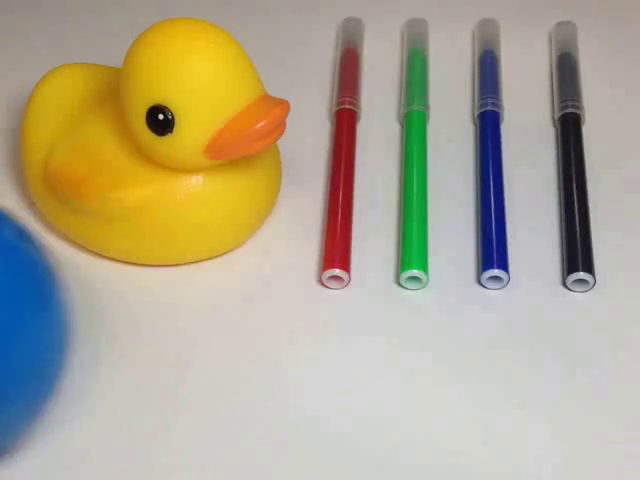
#> input picture frame 10 of data/sample1.mp4, 640 x 480 px
$ python 5_2.py
#> lines starting #> are read from the running program, lines starting #| are printed output that depends on the picture
import cv2
import numpy as np


def nothing(x):
    pass


file = 'data/sample1.mp4'
win_name = 'Floating'
bar_normalize = 'normalize'

cap = cv2.VideoCapture(file)
cv2.namedWindow(win_name)
cv2.createTrackbar(bar_normalize, win_name, 100, 200, nothing)

while True:
    ret, src = cap.read()
#> src is the input picture: shape (480, 640, 3); mean B, G, R 146.6, 170, 177.9
    if not ret:
        cap.set(cv2.CAP_PROP_POS_FRAMES, 0)
        continue

    factor = cv2.getTrackbarPos(bar_normalize, win_name)
    factor = factor / 100.0                        # スケーリング[0, 2]

    gray = cv2.cvtColor(src, cv2.COLOR_BGR2GRAY)   # グレースケール[0, 255]
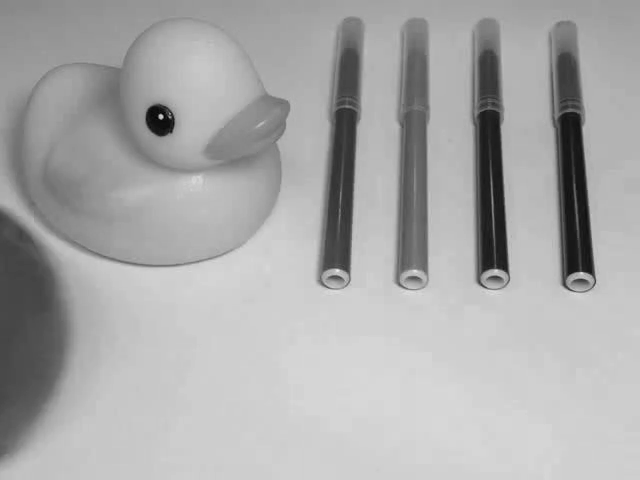
#> gray: shape (480, 640); min 3, max 237, mean 169.7
    gray = gray.astype(np.float32) / 255.0         # 浮動小数点数化[0, 1]
    norm = cv2.normalize(                          # 正規化[0, 2]
        gray, None, 0.0, factor, cv2.NORM_MINMAX)

    cv2.putText(norm, '{:1.3f}'.format(factor), (10, 30),
                cv2.FONT_HERSHEY_SIMPLEX,
                1, 0 if cv2.mean(norm)[0] > 0.5 else 1)
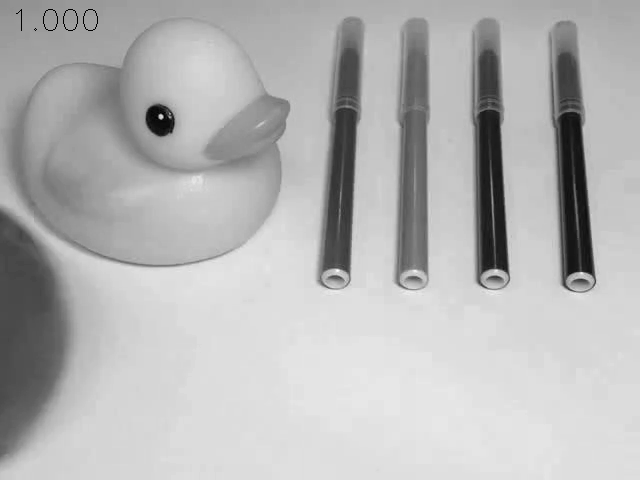
#> norm: shape (480, 640) float32; min 0, max 1, mean 0.712

    cv2.imshow(win_name, norm)
    if cv2.waitKey(30) == 27:
#> (key Esc is pressed here)
        break

cv2.destroyWindow(win_name)

$ run again, starting later in the video
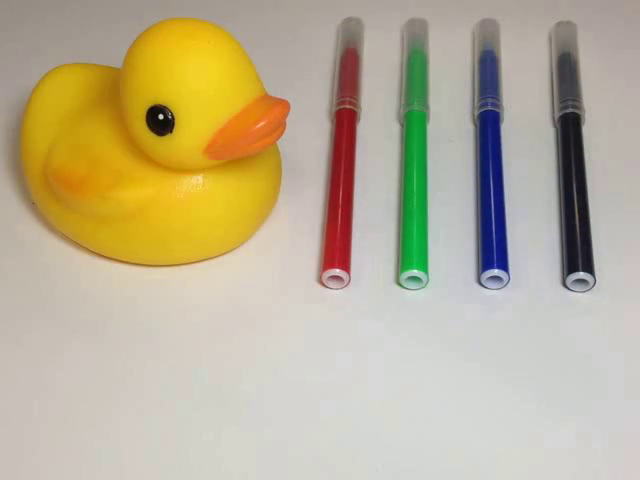
#> input picture frame 49 of data/sample1.mp4, 640 x 480 px
#> src is the input picture: shape (480, 640, 3); mean B, G, R 149.2, 176.9, 187.6
#> `gray = cv2.cvtColor(src, cv2.COLOR_BGR2GRAY)`:
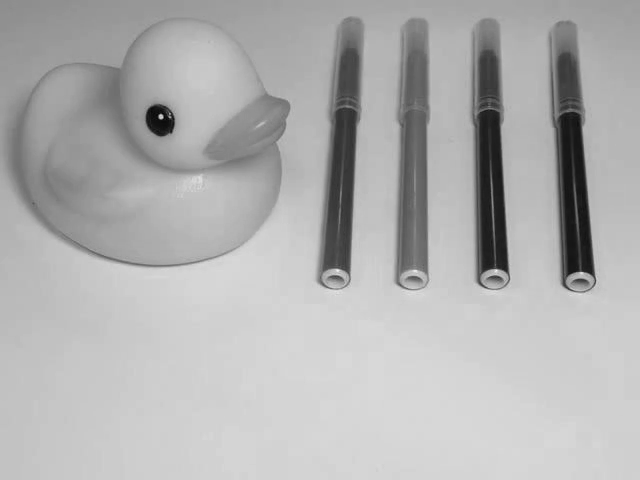
#> gray: shape (480, 640); min 5, max 247, mean 176.9
#> `cv2.putText(norm, '{:1.3f}'.format(factor), (10, 30), cv2.FONT_HERSHEY..`:
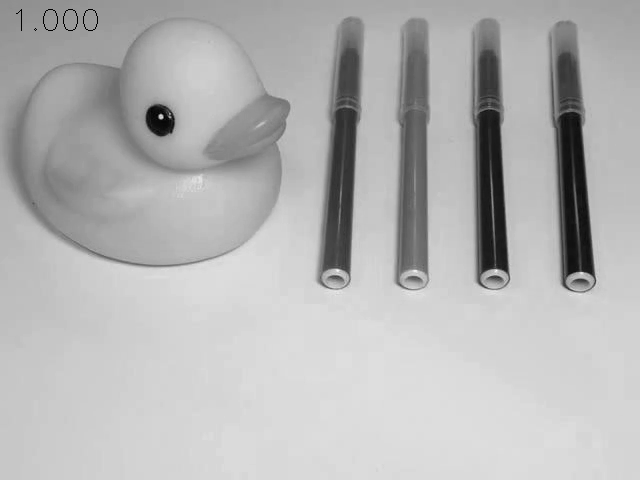
#> norm: shape (480, 640) float32; min -3.58e-11, max 1, mean 0.71; drawn with min black and max white

$ run again, starting later in the video
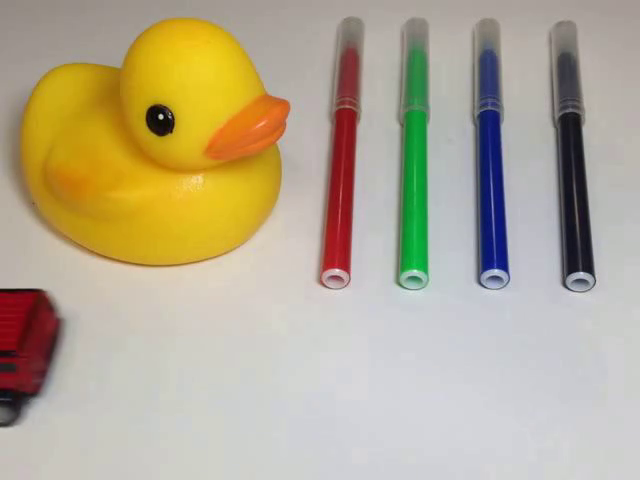
#> input picture frame 87 of data/sample1.mp4, 640 x 480 px
#> src is the input picture: shape (480, 640, 3); mean B, G, R 146.8, 171.4, 182
#> `gray = cv2.cvtColor(src, cv2.COLOR_BGR2GRAY)`:
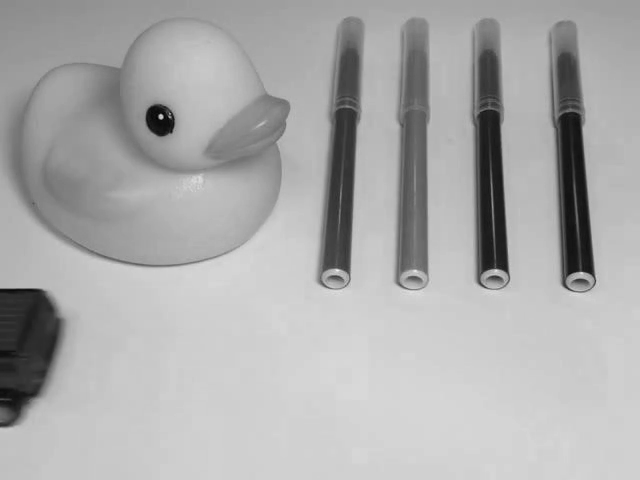
#> gray: shape (480, 640); min 0, max 241, mean 171.7
#> `cv2.putText(norm, '{:1.3f}'.format(factor), (10, 30), cv2.FONT_HERSHEY..`:
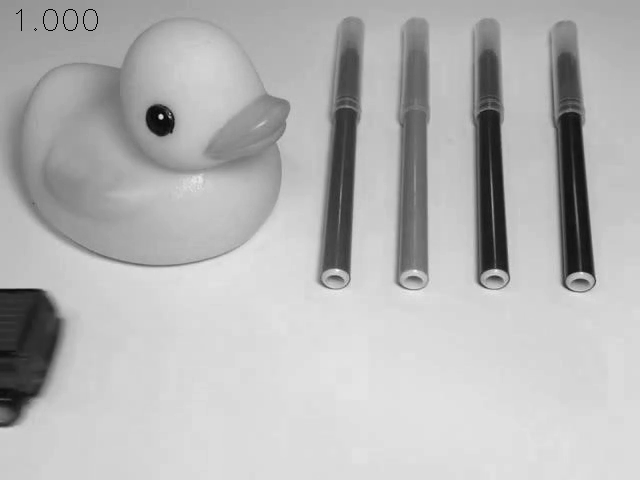
#> norm: shape (480, 640) float32; min 0, max 1, mean 0.712
